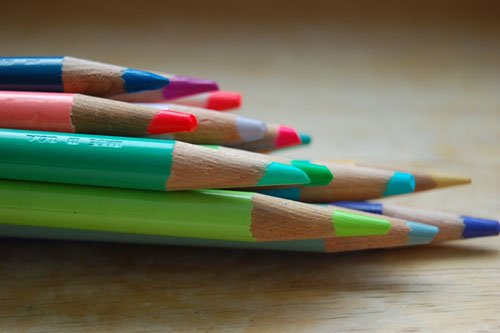
#> input picture imagen.jpg, 500 x 333 px
$ python deteccion_bordes.py   (older library calls are emulated)
#> lines starting #> are read from the running program, lines starting #| are printed output that depends on the picture
import cv2

# Leer la imagen en escala de grises
imagen = cv2.imread('imagen.jpg', cv2.IMREAD_GRAYSCALE)
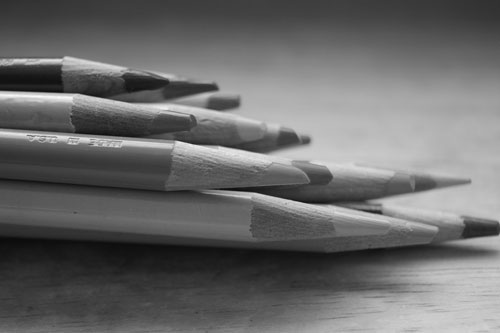
#> imagen: shape (333, 500); min 11, max 249, mean 105.8

# Aplicar el operador Sobel para detectar bordes en las direcciones x e y
sobelx = cv2.Sobel(imagen, cv2.CV_64F, 1, 0, ksize=5)
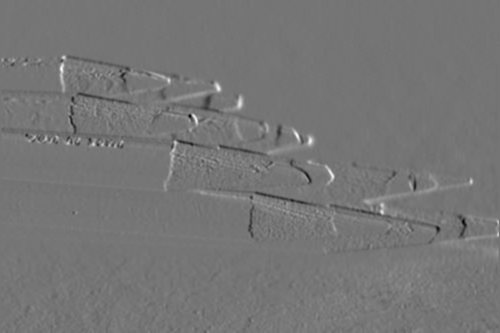
#> sobelx: shape (333, 500) float64; min -3113, max 3646, mean 20.1; drawn with min black and max white
sobely = cv2.Sobel(imagen, cv2.CV_64F, 0, 1, ksize=5)
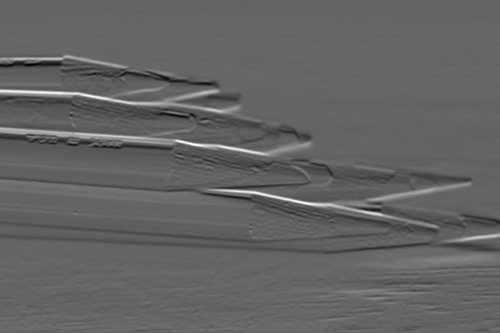
#> sobely: shape (333, 500) float64; min -5529, max 8684, mean 33.8; drawn with min black and max white

'''
El operador Sobel es un operador de filtrado utilizado para calcular la aproximación de la
magnitud del gradiente de una imagen en cada píxel, resaltando los cambios abruptos de
intensidad que podrían corresponder a bordes en la imagen.'''

# Convertir las imágenes de salida a 8 bits
sobelx = cv2.convertScaleAbs(sobelx)
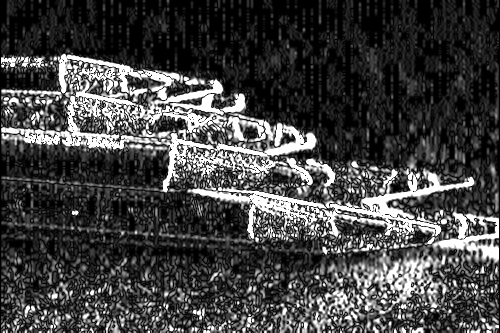
#> sobelx: shape (333, 500); min 0, max 255, mean 67.2
sobely = cv2.convertScaleAbs(sobely)
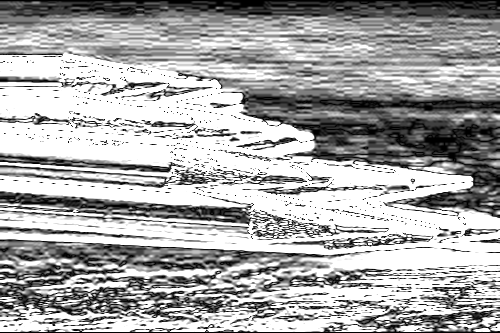
#> sobely: shape (333, 500); min 0, max 255, mean 167.5

# Combinar las imágenes de bordes en una sola imagen
bordes = cv2.addWeighted(sobelx, 0.1, sobely, 0.1, 0)
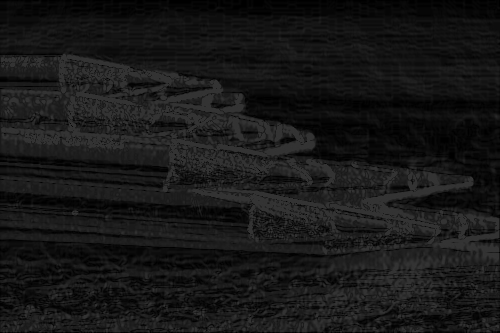
#> bordes: shape (333, 500); min 0, max 51, mean 23.5

# Mostrar las imágenes
cv2.imshow('Imagen Original', imagen)
cv2.imshow('Bordes', bordes)
cv2.waitKey(0)
cv2.destroyAllWindows()

$ run again, with apple.jpg copied over imagen.jpg
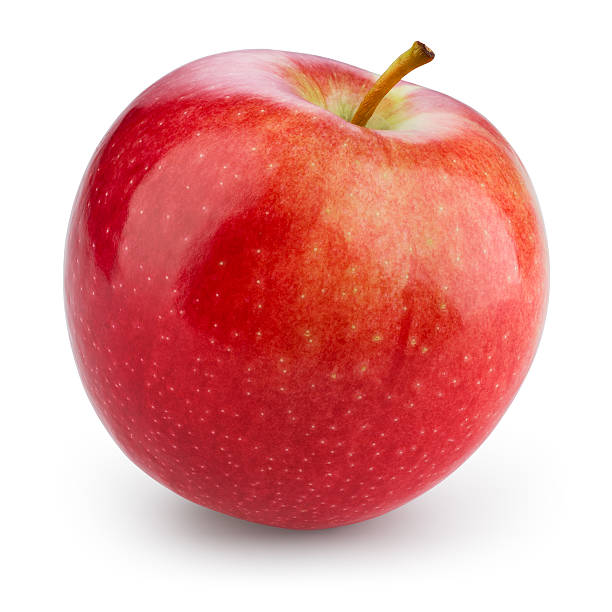
#> input picture apple.jpg, 612 x 612 px
#> `sobely = cv2.convertScaleAbs(sobely)`:
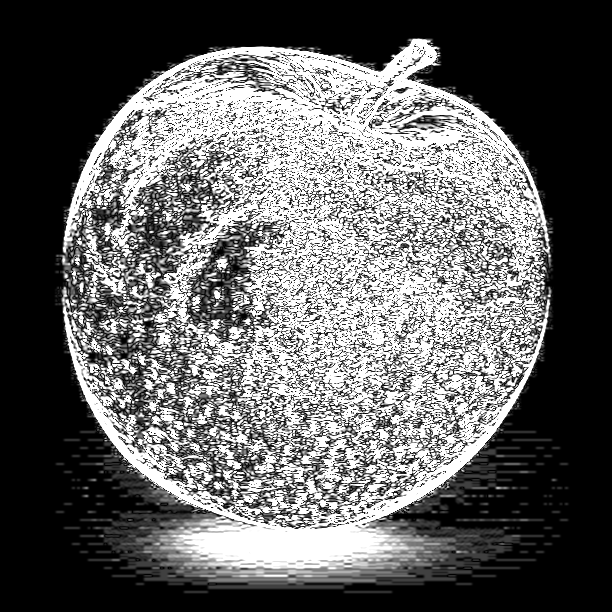
#> sobely: shape (612, 612); min 0, max 255, mean 99.1
#> `bordes = cv2.addWeighted(sobelx, 0.1, sobely, 0.1, 0)`:
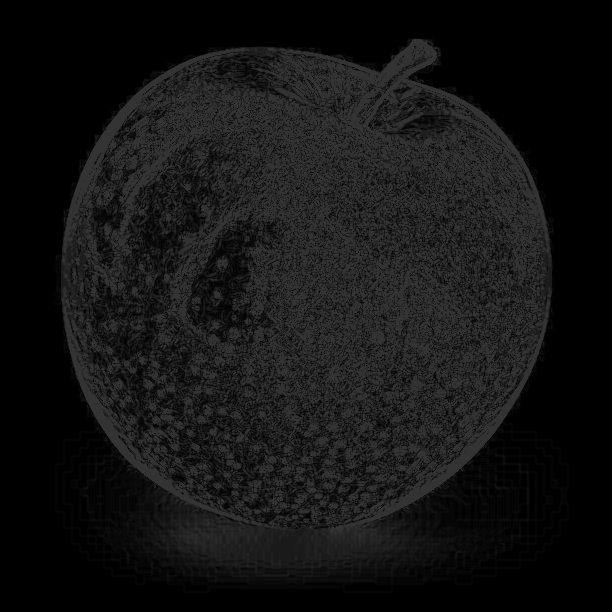
#> bordes: shape (612, 612); min 0, max 51, mean 19.6

$ run again, with apples.jpg copied over imagen.jpg
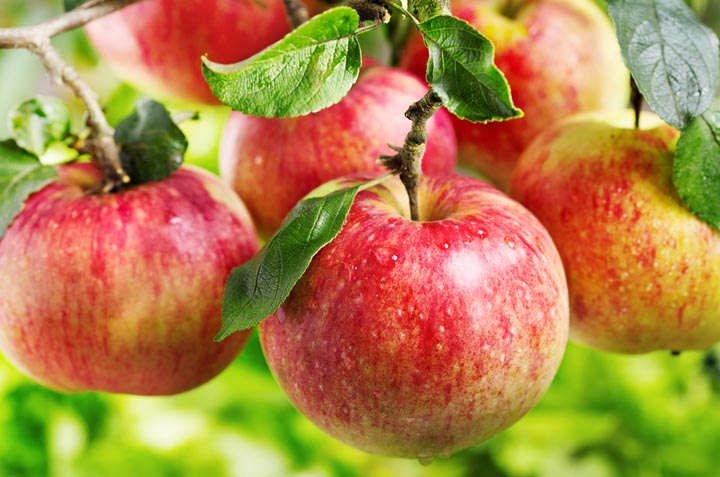
#> input picture apples.jpg, 720 x 477 px
#> `sobely = cv2.convertScaleAbs(sobely)`:
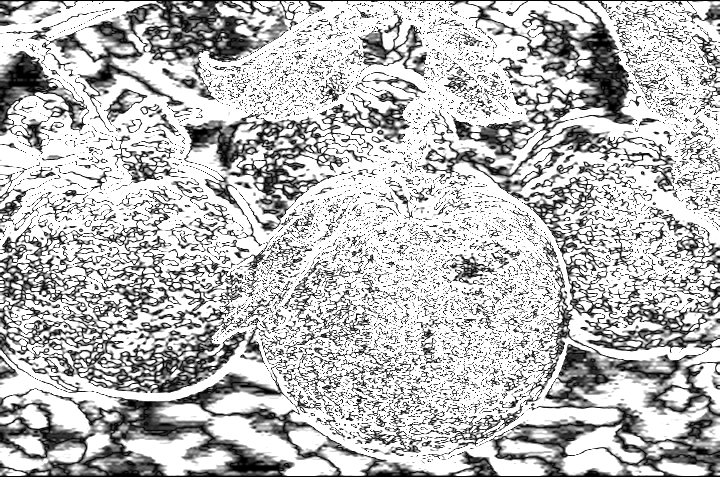
#> sobely: shape (477, 720); min 0, max 255, mean 186.6
#> `bordes = cv2.addWeighted(sobelx, 0.1, sobely, 0.1, 0)`:
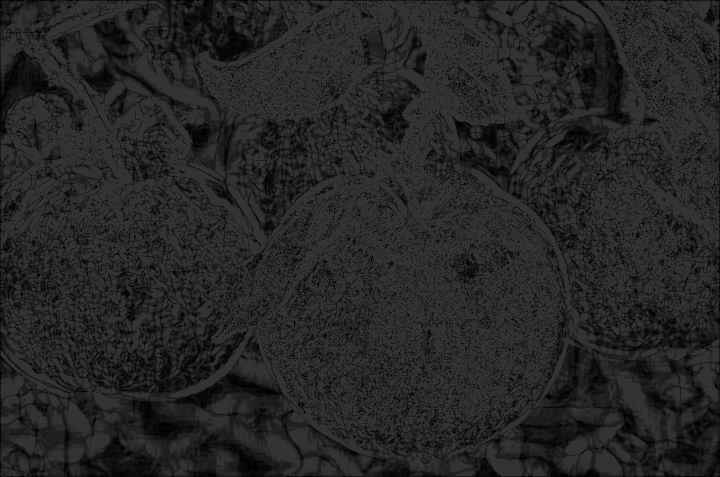
#> bordes: shape (477, 720); min 0, max 51, mean 37.7
